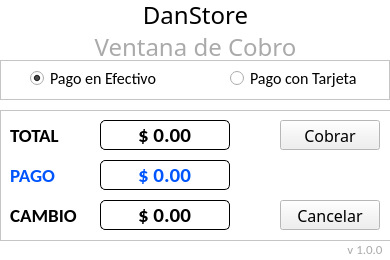
<?xml version="1.0" encoding="UTF-8"?>
<ui version="4.0">
 <class>MainWindow</class>
 <widget class="QMainWindow" name="MainWindow">
  <property name="geometry">
   <rect>
    <x>0</x>
    <y>0</y>
    <width>390</width>
    <height>260</height>
   </rect>
  </property>
  <property name="minimumSize">
   <size>
    <width>390</width>
    <height>260</height>
   </size>
  </property>
  <property name="maximumSize">
   <size>
    <width>390</width>
    <height>260</height>
   </size>
  </property>
  <property name="palette">
   <palette>
    <active>
     <colorrole role="Base">
      <brush brushstyle="SolidPattern">
       <color alpha="255">
        <red>255</red>
        <green>255</green>
        <blue>255</blue>
       </color>
      </brush>
     </colorrole>
     <colorrole role="Window">
      <brush brushstyle="SolidPattern">
       <color alpha="255">
        <red>255</red>
        <green>255</green>
        <blue>255</blue>
       </color>
      </brush>
     </colorrole>
    </active>
    <inactive>
     <colorrole role="Base">
      <brush brushstyle="SolidPattern">
       <color alpha="255">
        <red>255</red>
        <green>255</green>
        <blue>255</blue>
       </color>
      </brush>
     </colorrole>
     <colorrole role="Window">
      <brush brushstyle="SolidPattern">
       <color alpha="255">
        <red>255</red>
        <green>255</green>
        <blue>255</blue>
       </color>
      </brush>
     </colorrole>
    </inactive>
    <disabled>
     <colorrole role="Base">
      <brush brushstyle="SolidPattern">
       <color alpha="255">
        <red>255</red>
        <green>255</green>
        <blue>255</blue>
       </color>
      </brush>
     </colorrole>
     <colorrole role="Window">
      <brush brushstyle="SolidPattern">
       <color alpha="255">
        <red>255</red>
        <green>255</green>
        <blue>255</blue>
       </color>
      </brush>
     </colorrole>
    </disabled>
   </palette>
  </property>
  <property name="windowTitle">
   <string>Ventana de Cobro</string>
  </property>
  <widget class="QWidget" name="centralwidget">
   <widget class="QFrame" name="fr_Accion">
    <property name="geometry">
     <rect>
      <x>0</x>
      <y>60</y>
      <width>390</width>
      <height>40</height>
     </rect>
    </property>
    <property name="frameShape">
     <enum>QFrame::StyledPanel</enum>
    </property>
    <property name="frameShadow">
     <enum>QFrame::Raised</enum>
    </property>
    <widget class="QRadioButton" name="b_efectivo">
     <property name="geometry">
      <rect>
       <x>30</x>
       <y>10</y>
       <width>131</width>
       <height>17</height>
      </rect>
     </property>
     <property name="font">
      <font>
       <family>Calibri</family>
       <pointsize>12</pointsize>
      </font>
     </property>
     <property name="focusPolicy">
      <enum>Qt::StrongFocus</enum>
     </property>
     <property name="text">
      <string>Pago en Efectivo</string>
     </property>
     <property name="checked">
      <bool>true</bool>
     </property>
    </widget>
    <widget class="QRadioButton" name="b_tarjeta">
     <property name="geometry">
      <rect>
       <x>230</x>
       <y>10</y>
       <width>131</width>
       <height>17</height>
      </rect>
     </property>
     <property name="font">
      <font>
       <family>Calibri</family>
       <pointsize>12</pointsize>
      </font>
     </property>
     <property name="focusPolicy">
      <enum>Qt::StrongFocus</enum>
     </property>
     <property name="text">
      <string>Pago con Tarjeta</string>
     </property>
     <property name="checked">
      <bool>false</bool>
     </property>
    </widget>
   </widget>
   <widget class="QLabel" name="L2">
    <property name="geometry">
     <rect>
      <x>0</x>
      <y>30</y>
      <width>391</width>
      <height>30</height>
     </rect>
    </property>
    <property name="font">
     <font>
      <family>Swis721 LtCn BT</family>
      <pointsize>18</pointsize>
     </font>
    </property>
    <property name="frameShadow">
     <enum>QFrame::Plain</enum>
    </property>
    <property name="midLineWidth">
     <number>0</number>
    </property>
    <property name="text">
     <string>&lt;html&gt;&lt;head/&gt;&lt;body&gt;&lt;p&gt;&lt;span style=&quot; color:#aaaaaa;&quot;&gt;Ventana de Cobro&lt;/span&gt;&lt;/p&gt;&lt;/body&gt;&lt;/html&gt;</string>
    </property>
    <property name="alignment">
     <set>Qt::AlignCenter</set>
    </property>
   </widget>
   <widget class="QLabel" name="L1">
    <property name="geometry">
     <rect>
      <x>0</x>
      <y>0</y>
      <width>391</width>
      <height>30</height>
     </rect>
    </property>
    <property name="font">
     <font>
      <family>Impact</family>
      <pointsize>18</pointsize>
     </font>
    </property>
    <property name="text">
     <string>DanStore</string>
    </property>
    <property name="alignment">
     <set>Qt::AlignCenter</set>
    </property>
   </widget>
   <widget class="QFrame" name="frame">
    <property name="geometry">
     <rect>
      <x>0</x>
      <y>110</y>
      <width>391</width>
      <height>131</height>
     </rect>
    </property>
    <property name="frameShape">
     <enum>QFrame::StyledPanel</enum>
    </property>
    <property name="frameShadow">
     <enum>QFrame::Raised</enum>
    </property>
    <widget class="QLabel" name="L_Total">
     <property name="geometry">
      <rect>
       <x>10</x>
       <y>15</y>
       <width>80</width>
       <height>21</height>
      </rect>
     </property>
     <property name="font">
      <font>
       <family>Calibri</family>
       <pointsize>14</pointsize>
       <weight>75</weight>
       <bold>true</bold>
      </font>
     </property>
     <property name="styleSheet">
      <string notr="true"/>
     </property>
     <property name="text">
      <string>TOTAL</string>
     </property>
     <property name="alignment">
      <set>Qt::AlignLeading|Qt::AlignLeft|Qt::AlignVCenter</set>
     </property>
    </widget>
    <widget class="QLineEdit" name="t_Total">
     <property name="geometry">
      <rect>
       <x>100</x>
       <y>10</y>
       <width>130</width>
       <height>30</height>
      </rect>
     </property>
     <property name="palette">
      <palette>
       <active>
        <colorrole role="Text">
         <brush brushstyle="SolidPattern">
          <color alpha="255">
           <red>0</red>
           <green>0</green>
           <blue>0</blue>
          </color>
         </brush>
        </colorrole>
       </active>
       <inactive>
        <colorrole role="Text">
         <brush brushstyle="SolidPattern">
          <color alpha="255">
           <red>0</red>
           <green>0</green>
           <blue>0</blue>
          </color>
         </brush>
        </colorrole>
       </inactive>
       <disabled>
        <colorrole role="Text">
         <brush brushstyle="SolidPattern">
          <color alpha="255">
           <red>120</red>
           <green>120</green>
           <blue>120</blue>
          </color>
         </brush>
        </colorrole>
       </disabled>
      </palette>
     </property>
     <property name="font">
      <font>
       <family>Calibri</family>
       <pointsize>16</pointsize>
       <weight>75</weight>
       <bold>true</bold>
      </font>
     </property>
     <property name="styleSheet">
      <string notr="true">QLineEdit {
     border-width: 1px;
     border-style: solid;
     border-radius: 5px;
 }</string>
     </property>
     <property name="text">
      <string>$ 0.00</string>
     </property>
     <property name="alignment">
      <set>Qt::AlignCenter</set>
     </property>
    </widget>
    <widget class="QLineEdit" name="t_Pago">
     <property name="geometry">
      <rect>
       <x>100</x>
       <y>50</y>
       <width>130</width>
       <height>30</height>
      </rect>
     </property>
     <property name="palette">
      <palette>
       <active>
        <colorrole role="Text">
         <brush brushstyle="SolidPattern">
          <color alpha="255">
           <red>0</red>
           <green>85</green>
           <blue>255</blue>
          </color>
         </brush>
        </colorrole>
       </active>
       <inactive>
        <colorrole role="Text">
         <brush brushstyle="SolidPattern">
          <color alpha="255">
           <red>0</red>
           <green>85</green>
           <blue>255</blue>
          </color>
         </brush>
        </colorrole>
       </inactive>
       <disabled>
        <colorrole role="Text">
         <brush brushstyle="SolidPattern">
          <color alpha="255">
           <red>120</red>
           <green>120</green>
           <blue>120</blue>
          </color>
         </brush>
        </colorrole>
       </disabled>
      </palette>
     </property>
     <property name="font">
      <font>
       <family>Calibri</family>
       <pointsize>16</pointsize>
       <weight>75</weight>
       <bold>true</bold>
      </font>
     </property>
     <property name="styleSheet">
      <string notr="true">QLineEdit {
     border-width: 1px;
     border-style: solid;
     border-radius: 5px;
 }</string>
     </property>
     <property name="text">
      <string>$ 0.00</string>
     </property>
     <property name="alignment">
      <set>Qt::AlignCenter</set>
     </property>
    </widget>
    <widget class="QLabel" name="L_Total_2">
     <property name="geometry">
      <rect>
       <x>10</x>
       <y>55</y>
       <width>80</width>
       <height>21</height>
      </rect>
     </property>
     <property name="font">
      <font>
       <family>Calibri</family>
       <pointsize>14</pointsize>
       <weight>75</weight>
       <bold>true</bold>
      </font>
     </property>
     <property name="styleSheet">
      <string notr="true">color: rgb(0, 85, 255);</string>
     </property>
     <property name="text">
      <string>PAGO</string>
     </property>
     <property name="alignment">
      <set>Qt::AlignLeading|Qt::AlignLeft|Qt::AlignVCenter</set>
     </property>
    </widget>
    <widget class="QLineEdit" name="t_Cambio">
     <property name="geometry">
      <rect>
       <x>100</x>
       <y>90</y>
       <width>130</width>
       <height>30</height>
      </rect>
     </property>
     <property name="palette">
      <palette>
       <active>
        <colorrole role="Text">
         <brush brushstyle="SolidPattern">
          <color alpha="255">
           <red>0</red>
           <green>0</green>
           <blue>0</blue>
          </color>
         </brush>
        </colorrole>
       </active>
       <inactive>
        <colorrole role="Text">
         <brush brushstyle="SolidPattern">
          <color alpha="255">
           <red>0</red>
           <green>0</green>
           <blue>0</blue>
          </color>
         </brush>
        </colorrole>
       </inactive>
       <disabled>
        <colorrole role="Text">
         <brush brushstyle="SolidPattern">
          <color alpha="255">
           <red>120</red>
           <green>120</green>
           <blue>120</blue>
          </color>
         </brush>
        </colorrole>
       </disabled>
      </palette>
     </property>
     <property name="font">
      <font>
       <family>Calibri</family>
       <pointsize>16</pointsize>
       <weight>75</weight>
       <bold>true</bold>
      </font>
     </property>
     <property name="styleSheet">
      <string notr="true">QLineEdit {
     border-width: 1px;
     border-style: solid;
     border-radius: 5px;
 }</string>
     </property>
     <property name="text">
      <string>$ 0.00</string>
     </property>
     <property name="alignment">
      <set>Qt::AlignCenter</set>
     </property>
    </widget>
    <widget class="QLabel" name="L_Total_3">
     <property name="geometry">
      <rect>
       <x>10</x>
       <y>95</y>
       <width>80</width>
       <height>21</height>
      </rect>
     </property>
     <property name="font">
      <font>
       <family>Calibri</family>
       <pointsize>14</pointsize>
       <weight>75</weight>
       <bold>true</bold>
      </font>
     </property>
     <property name="styleSheet">
      <string notr="true"/>
     </property>
     <property name="text">
      <string>CAMBIO</string>
     </property>
     <property name="alignment">
      <set>Qt::AlignLeading|Qt::AlignLeft|Qt::AlignVCenter</set>
     </property>
    </widget>
    <widget class="QPushButton" name="b_Cobrar">
     <property name="geometry">
      <rect>
       <x>280</x>
       <y>10</y>
       <width>100</width>
       <height>30</height>
      </rect>
     </property>
     <property name="font">
      <font>
       <family>Swis721 LtCn BT</family>
       <pointsize>12</pointsize>
      </font>
     </property>
     <property name="focusPolicy">
      <enum>Qt::StrongFocus</enum>
     </property>
     <property name="text">
      <string>Cobrar</string>
     </property>
     <property name="autoDefault">
      <bool>true</bool>
     </property>
    </widget>
    <widget class="QPushButton" name="b_Cancelar">
     <property name="geometry">
      <rect>
       <x>280</x>
       <y>90</y>
       <width>100</width>
       <height>30</height>
      </rect>
     </property>
     <property name="font">
      <font>
       <family>Swis721 LtCn BT</family>
       <pointsize>12</pointsize>
      </font>
     </property>
     <property name="focusPolicy">
      <enum>Qt::StrongFocus</enum>
     </property>
     <property name="text">
      <string>Cancelar</string>
     </property>
     <property name="autoDefault">
      <bool>true</bool>
     </property>
    </widget>
   </widget>
   <widget class="QLabel" name="L9">
    <property name="geometry">
     <rect>
      <x>340</x>
      <y>240</y>
      <width>50</width>
      <height>20</height>
     </rect>
    </property>
    <property name="font">
     <font>
      <family>Calibri</family>
      <pointsize>14</pointsize>
     </font>
    </property>
    <property name="text">
     <string>&lt;html&gt;&lt;head/&gt;&lt;body&gt;&lt;p&gt;&lt;span style=&quot; font-size:10pt; color:#aaaaaa;&quot;&gt;v 1.0.0&lt;/span&gt;&lt;/p&gt;&lt;/body&gt;&lt;/html&gt;</string>
    </property>
    <property name="alignment">
     <set>Qt::AlignCenter</set>
    </property>
   </widget>
  </widget>
 </widget>
 <tabstops>
  <tabstop>b_efectivo</tabstop>
  <tabstop>b_tarjeta</tabstop>
  <tabstop>t_Total</tabstop>
  <tabstop>t_Pago</tabstop>
  <tabstop>t_Cambio</tabstop>
  <tabstop>b_Cobrar</tabstop>
  <tabstop>b_Cancelar</tabstop>
 </tabstops>
 <resources/>
 <connections/>
</ui>
